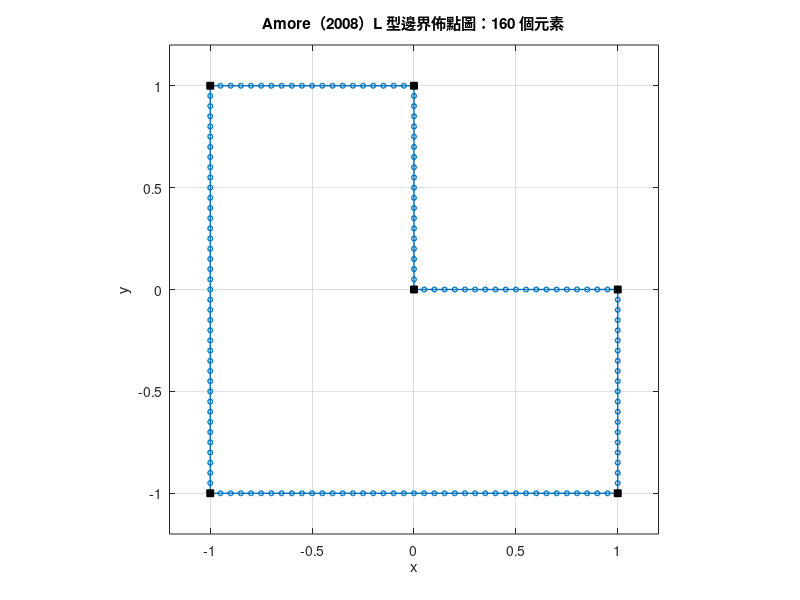

Write MATLAB code to recreate this figure.
%% ==========================================================
% L 型薄膜邊界
% MATLAB R2024a
%% ==========================================================
clear; clc; close all;

%% ===== 使用者設定 =====
outputFile = 'F15.DAT';
nNode = 160;       % 總邊界節點數等於常數邊界元素總數
                   % 必須能被 8 整除（周長為 8）

%% ===== 文獻幾何設定（為便於比較，請勿縮放） =====
% 邊界逆時針排列，各邊長依序為 2、1、1、1、1、2
V = [-1 -1;
      1 -1;
      1  0;
      0  0;
      0  1;
     -1  1];

nEdges = size(V,1);
Vnext = V([2:end,1],:);
edgeLengths = hypot(Vnext(:,1)-V(:,1),Vnext(:,2)-V(:,2));
perimeter = sum(edgeLengths);
areaDomain = polyarea(V(:,1),V(:,2));

assert(isscalar(nNode) && isfinite(nNode) && nNode>=8 && ...
       nNode==fix(nNode) && mod(nNode,8)==0, ...
       'nNode 必須為大於等於 8 且可被 8 整除的整數。');
assert(abs(perimeter-8)<1e-12 && abs(areaDomain-3)<1e-12, ...
       'L 型幾何與 Amore（2008）的設定不一致。');

% 所有直線邊均採用相同的實際元素長度。
% 長度為 2 的邊，其元素數為長度為 1 的邊的兩倍。
nPerUnit = nNode/8;
nElem = round(edgeLengths*nPerUnit);
assert(sum(nElem)==nNode, '邊界元素數分配錯誤。');

%% ===== 產生邊界節點（不重複各邊終點） =====
x = zeros(nNode,1);
y = zeros(nNode,1);
idx = 0;
for s = 1:nEdges
    A = V(s,:);
    B = Vnext(s,:);
    m = nElem(s);
    for j = 0:m-1
        idx = idx+1;
        t = j/m;
        point = (1-t)*A+t*B;
        x(idx) = point(1);
        y(idx) = point(2);
    end
end
assert(idx==nNode);

segmentLength = hypot(diff([x;x(1)]), diff([y;y(1)]));
assert(all(segmentLength>0),'偵測到長度為零的元素。');
assert(max(segmentLength)-min(segmentLength)<1e-10, ...
       '各邊界元素長度不一致。');

%% ===== 輸出 F15.DAT（維持原正方形程式格式） =====
fid = fopen(outputFile,'w');
if fid==-1
    error('無法建立 %s。',outputFile);
end
fprintf(fid,'%6d\n',-1);
fprintf(fid,'%6d\n',15);
for i=1:nNode
    fprintf(fid,'%10d%10d%10d%10d%13.5E%13.5E%13.5E\n', ...
        i,0,0,11,x(i),y(i),0.0);
end
fprintf(fid,'%6d\n',-1);
fprintf(fid,'%6d\n',-1);
fprintf(fid,'%6d\n',71);
for i=1:nNode
    nextNode = mod(i,nNode)+1;
    fprintf(fid,'%10d%10d%10d%10d%10d%10d%10d\n', ...
        i,1,21,1,1,7,2);
    fprintf(fid,'%10d%10d\n',i,nextNode);
end
fprintf(fid,'%6d\n',-1);
fclose(fid);

%% ===== 繪製 L 型邊界佈點圖 =====
figure('Color','w');
plot([x;x(1)],[y;y(1)],'-o','LineWidth',1, ...
     'MarkerSize',3.5);
hold on;
plot(V(:,1),V(:,2),'ks','MarkerFaceColor','k','MarkerSize',5);
axis equal;
xlim([-1.2,1.2]); ylim([-1.2,1.2]);
grid on; box on;
xlabel('x'); ylabel('y');
title(sprintf('Amore（2008）L 型邊界佈點圖：%d 個元素',nNode));

%% ===== 顯示計算資訊 =====
fprintf('%s 已成功建立。\n',outputFile);
fprintf('幾何：[-1,1] × [-1,1] 移除右上角單位正方形。\n');
fprintf('面積 = %.6f；周長 = %.6f\n',areaDomain,perimeter);
fprintf('各邊元素數 = %s\n',mat2str(nElem.'));
fprintf('總邊界元素數 = %d\n',nNode);
fprintf('均勻元素長度 = %.8f\n',segmentLength(1));
fprintf('邊界方向：逆時針；內凹角位置：(0,0)。\n');
